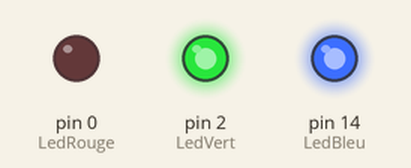
This sketch was run on a simulated Arduino Uno, built with avr-gcc and run on an emulated ATmega328P. On the bench: output pins drawn as LEDs (lit = HIGH). Random numbers use the default seed unless the sketch sets one.

Above: at 0.1 s.
At 4.1 s:
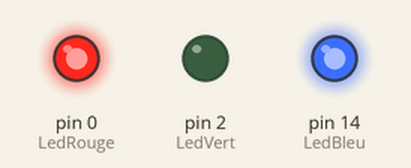
At 7.1 s:
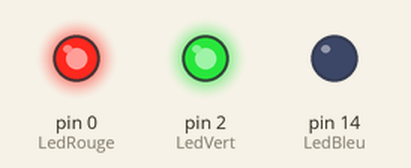
At 8.1 s:
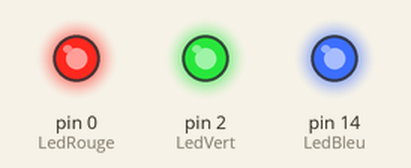
Timing chart, 0 to 9.6 s (numbered marks = the images above):
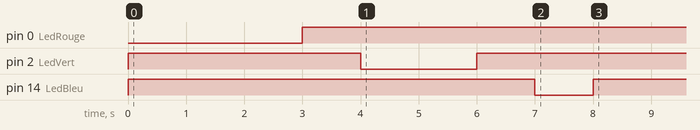

The sketch:

NodeMCUColorLed.ino
```cpp
#if 0
static const uint8_t D0   = 16;
static const uint8_t D1   = 5;
static const uint8_t D2   = 4;
static const uint8_t D3   = 0;
static const uint8_t D4   = 2;
static const uint8_t D5   = 14;
static const uint8_t D6   = 12;
static const uint8_t D7   = 13;
static const uint8_t D8   = 15;
static const uint8_t D9   = 3;
static const uint8_t D10  = 1;
#endif


const int LedRouge=0;	// D3
const int LedVert=2;	// D4
const int LedBleu=14;	// D5

void setup()   { // debut de la fonction setup()
	pinMode (LedVert,OUTPUT); // Broche LedVert configurée en sortie
	pinMode (LedRouge,OUTPUT); // Broche LedRouge configurée en sortie
	pinMode (LedBleu,OUTPUT); // Broche LedBleu configurée en sortie
	randomSeed(analogRead(0));
}

#define MAXVAL  1023
void loop(){ // debut de la fonction loop()
	static int	r=0, v=0, b=0, first=1;
	int		nr, nv, nb, dr, dv, db, maxd;

  digitalWrite(LedRouge,HIGH); // éteint la couleur voulue
  digitalWrite(LedVert,HIGH); // éteint la couleur voulue
  digitalWrite(LedBleu,HIGH); // éteint la couleur voulue

	if (first)
	{
		//---- rouge ---
    ledRVBpwm(MAXVAL,0,0);
    delay(3000); // pause
    ledRVBpwm(0,0,0);
		delay(1000); // pause

		//---- vert ---
    ledRVBpwm(0,MAXVAL,0);
		delay(2000); // pause
    ledRVBpwm(0,0,0);
		delay(1000); // pause

		//---- bleu ---
    ledRVBpwm(0,0,MAXVAL);
		delay(1000); // pause
    ledRVBpwm(0,0,0);
		delay(1000); // pause
		first = 0;

	}

	//----- test des couleurs au format RVB ----
	nr = random(MAXVAL+1);
	nv = random(MAXVAL+1);
	nb = random(MAXVAL+1);

	dr = nr - r;
	dv = nv - v;
	db = nb - b;

	maxd = abs(dr);
	if (abs(dv) > maxd)
		maxd = abs(dv);
	if (abs(db) > maxd)
		maxd = abs(db);

	for (int i=0; i<=maxd; i++)
	{
		nr = r + i*dr/maxd;
		nv = v + i*dv/maxd;
		nb = b + i*db/maxd;
		ledRVBpwm(nr,nv,nb);
		delay(10); //pause
	}
  r = nr;
  v = nv;
  b = nb;

//  ledRVBpwm(0,0,0);
//	delay(1000);
}

//---- fonction pour variation progressive des couleurs ----

void ledRVBpwm(int pwmRouge, int pwmVert, int pwmBleu) { // reçoit valeur 0-255 par couleur

   //--- attention - avec une LED RGB anode commune : la LED s'allume sur niveau BAS !

 analogWrite(LedRouge, MAXVAL-pwmRouge); // impulsion largeur voulue sur la broche 0 = 0% et 255 = 100% haut
 analogWrite(LedVert, MAXVAL-pwmVert); // impulsion largeur voulue sur la broche 0 = 0% et 255 = 100% haut
 analogWrite(LedBleu, MAXVAL-pwmBleu); // impulsion largeur voulue sur la broche 0 = 0% et 255 = 100% haut


}
// ////////////////////////// Fin du programme ////////////////////
```

Measured:
- by itself, pin 0 (LedRouge): LOW → HIGH at 3.0 s
- by itself, pin 2 (LedVert): LOW → HIGH at 0.00 s, → LOW 4.0 s later, → HIGH 2.0 s later
- by itself, pin 14 (LedBleu): LOW → HIGH at 0.00 s, → LOW 7.0 s later, → HIGH 1.0 s later
